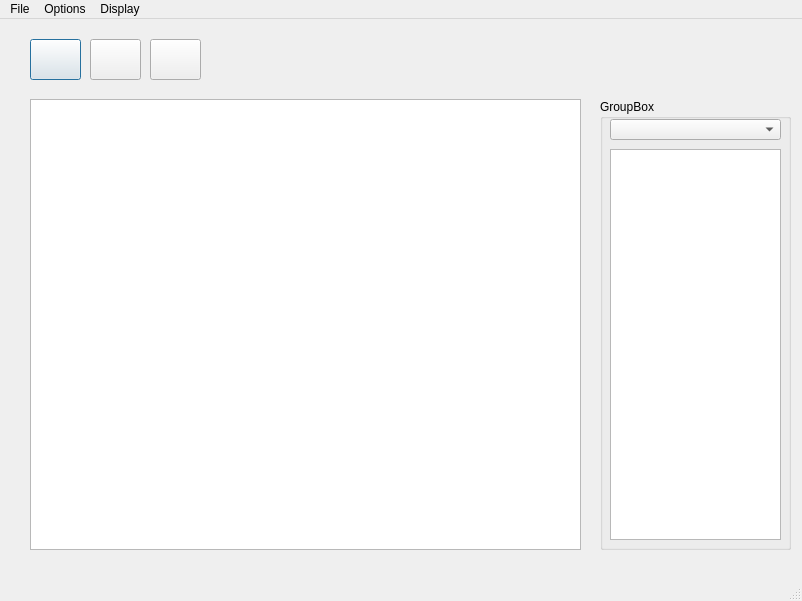
<?xml version="1.0" encoding="UTF-8"?>
<ui version="4.0">
 <class>UVATools</class>
 <widget class="QMainWindow" name="UVATools">
  <property name="geometry">
   <rect>
    <x>0</x>
    <y>0</y>
    <width>802</width>
    <height>601</height>
   </rect>
  </property>
  <property name="windowTitle">
   <string>MainWindow</string>
  </property>
  <widget class="QWidget" name="centralwidget">
   <widget class="QGraphicsView" name="graphicsView">
    <property name="geometry">
     <rect>
      <x>30</x>
      <y>80</y>
      <width>551</width>
      <height>451</height>
     </rect>
    </property>
   </widget>
   <widget class="QPushButton" name="pushButton">
    <property name="geometry">
     <rect>
      <x>30</x>
      <y>20</y>
      <width>51</width>
      <height>41</height>
     </rect>
    </property>
    <property name="text">
     <string/>
    </property>
    <property name="icon">
     <iconset>
      <normaloff>../icons/i_section.ico</normaloff>../icons/i_section.ico</iconset>
    </property>
    <property name="iconSize">
     <size>
      <width>32</width>
      <height>32</height>
     </size>
    </property>
    <property name="default">
     <bool>true</bool>
    </property>
   </widget>
   <widget class="QPushButton" name="pushButton_2">
    <property name="geometry">
     <rect>
      <x>90</x>
      <y>20</y>
      <width>51</width>
      <height>41</height>
     </rect>
    </property>
    <property name="text">
     <string/>
    </property>
   </widget>
   <widget class="QPushButton" name="pushButton_3">
    <property name="geometry">
     <rect>
      <x>150</x>
      <y>20</y>
      <width>51</width>
      <height>41</height>
     </rect>
    </property>
    <property name="text">
     <string/>
    </property>
   </widget>
   <widget class="QGroupBox" name="groupBox">
    <property name="geometry">
     <rect>
      <x>600</x>
      <y>80</y>
      <width>191</width>
      <height>451</height>
     </rect>
    </property>
    <property name="title">
     <string>GroupBox</string>
    </property>
    <widget class="QComboBox" name="comboBox">
     <property name="geometry">
      <rect>
       <x>10</x>
       <y>20</y>
       <width>171</width>
       <height>21</height>
      </rect>
     </property>
     <property name="currentText">
      <string/>
     </property>
    </widget>
    <widget class="QListView" name="listView">
     <property name="geometry">
      <rect>
       <x>10</x>
       <y>50</y>
       <width>171</width>
       <height>391</height>
      </rect>
     </property>
    </widget>
   </widget>
  </widget>
  <widget class="QMenuBar" name="menubar">
   <property name="geometry">
    <rect>
     <x>0</x>
     <y>0</y>
     <width>802</width>
     <height>21</height>
    </rect>
   </property>
   <widget class="QMenu" name="menuFile">
    <property name="title">
     <string>File</string>
    </property>
    <addaction name="actionNew"/>
    <addaction name="actionOpen"/>
    <addaction name="actionSave"/>
    <addaction name="actionSave_as"/>
    <addaction name="separator"/>
    <addaction name="actionExport"/>
    <addaction name="separator"/>
    <addaction name="actionExt"/>
   </widget>
   <widget class="QMenu" name="menuOptions">
    <property name="title">
     <string>Options</string>
    </property>
   </widget>
   <widget class="QMenu" name="menuDisplay">
    <property name="title">
     <string>Display</string>
    </property>
   </widget>
   <addaction name="menuFile"/>
   <addaction name="menuOptions"/>
   <addaction name="menuDisplay"/>
  </widget>
  <widget class="QStatusBar" name="statusbar"/>
  <action name="actionNew">
   <property name="text">
    <string>New...</string>
   </property>
  </action>
  <action name="actionOpen">
   <property name="text">
    <string>Open...</string>
   </property>
  </action>
  <action name="actionSave">
   <property name="text">
    <string>Save</string>
   </property>
  </action>
  <action name="actionSave_as">
   <property name="text">
    <string>Save as...</string>
   </property>
  </action>
  <action name="actionExport">
   <property name="text">
    <string>Export</string>
   </property>
  </action>
  <action name="actionExt">
   <property name="text">
    <string>Exit</string>
   </property>
  </action>
 </widget>
 <resources/>
 <connections/>
</ui>
